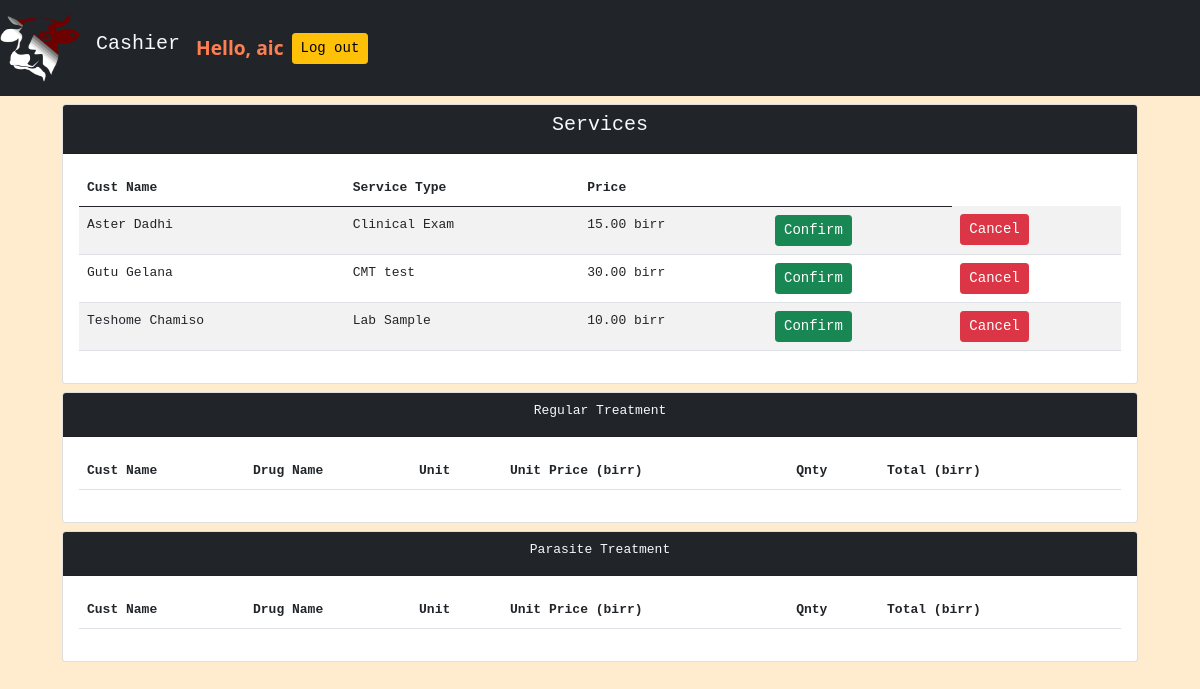
/cashier/ (signed in), run on the app's committed database.
### clinicalservices/models.py (models this page shows, shortened)
class ClinicalService(models.Model):
    id = models.AutoField(primary_key=True)
    case_number = models.ForeignKey(
        Customer, verbose_name="Case Number", on_delete=models.CASCADE)
    service_date = models.DateField(
        "Service Date", auto_now_add=True)
    service_type = models.ForeignKey(Service,on_delete=models.PROTECT)
    case_holder = models.ForeignKey(User,on_delete=models.PROTECT,null=True)
    paid = models.BooleanField(null=False,default=False)

class Service(models.Model):
    service_type = models.CharField(max_length=100)
    price = models.DecimalField(
        max_digits=6, decimal_places=2, default=000000.0000)

### registernewuser/models.py (models this page shows, shortened)
class Customer(models.Model):
    customer_name = models.CharField(max_length=100)
    sub_kebele = models.CharField(max_length=100)
    kebele = models.ForeignKey(Kebele, on_delete=models.CASCADE)
    case_number = models.AutoField(primary_key=True, null=False)
    species = models.ForeignKey(Species, on_delete=models.CASCADE)
    breed = models.ForeignKey(Breed, on_delete=models.CASCADE)
    number_of_animals = models.PositiveIntegerField()
    sex = models.CharField(max_length=10, choices=SEX_CHOICES)
    service_date = models.DateField(auto_now=False, auto_now_add=True)
    mobile_number = models.PositiveIntegerField()

### cashier/views.py (the view)
# urls.py: path('',Index.as_view(),name="index"),
class Index(LoginRequiredMixin,View):
    login_url =  "/"
    templateURL = 'cashier/cashier.html'
    def get(self,request):
        clinical_services = ClinicalService.objects.filter(paid=False)
        prescription = Prescription.objects.filter(paid = False)
        parasite_prescription = ParasitePrescription.objects.filter(paid = False)
        print(f"Count: {prescription.count()}")
        context={"services":clinical_services,
                "parasite_prescriptions":parasite_prescription,
                "prescriptions":prescription
                }
        return render(request,template_name=self.templateURL,context=context)

### cashier/templates/cashier/cashier.html (shortened to what this page needs)
<!DOCTYPE html>
<html lang="en">
  <head>
    {%load static %} {% block imports%} {%endblock imports%}
    <link
      rel="stylesheet"
      type="text/css"
      href="{% static 'registernewuser/css/custom_style.css'%}"
    />
    <link
      rel="stylesheet"
      type="text/css"
      href="{% static 'home/style.css'%}"
    />
    <link
      rel="stylesheet"
      href="{% static 'registernewuser/bootstrap-5.0.0/css/bootstrap.css'%}"
    />
  </head>
  <body id="body">
	  <nav class="navbar navbar-expand-lg navbar-dark bg-dark">
		<img src="{% static 'home/cattle_logo_2.png' %}" width="80" height="80" class="d-inline-block align-top navbar-brand" alt="">
    	<h1 class="navbar-brand text-light">Cashier</h1>
		<span id="username" class="m2">Hello, {{request.user}}</span>
		<span id="logout">
		  <a href="{% url 'home:logout' %}">
			<button class="btn btn-sm btn-warning m-2">Log out</button>
		  </a>
		</span>
	  </nav>
    <div class="container">
      <div class="row m-2">
		<div class="col">
			<div class="card">
				<div class="card-header bg-dark">
					<div class="card-title text-light"><h5>Services</h5></div>
				</div>
				<div class="card-body">
					<table class="table table-striped">
						<thead>
							<tr>
							  <th scope="col">Cust Name</th>
							  <th scope="col">Service Type</th>
							  <th scope="col">Price</th>
							  <th></th>
							</tr>
						</thead>
					{% for service in services %}
								<tr>
									<td>
										{{service.case_number.customer_name}}
									</td>
									<td>
										{{service.service_type.service_type}}
									</td>
									<td>
										{{service.service_type.price}} birr
									</td>
									<td>
										<input class="btn btn-sm btn-success" type="submit" value="Confirm">
									</td>
									<td>
										<input class="btn btn-sm btn-danger service-btn" type="button" value="Cancel" id="service_{{service.id}}">
									</td>
								</tr>
					{% endfor %}
					</table>
				</div>
			</div>
		</div>
		</div>
		<div class="row m-2">
			<div class="col">
				<div class="card">
					<div class="card-header bg-dark">
						<div class="card-title text-light">Regular Treatment</div>
					</div>
					<div class="card-body">
						<table class="table table-striped">
							<thead>
								<tr>
								  <th scope="col">Cust Name</th>
								  <th scope="col">Drug Name</th>
								  <th scope="col">Unit</th>
								  <th scope="col">Unit Price (birr)</th>
								  <th scope="col">Qnty</th>
								  <th scope="col">Total (birr)</th>
								  <th></th>
								</tr>
								</thead>
						</table>
					</div>
				</div>
			</div>
		</div>
		<div class="row m-2">
			<div class="col">
				<div class="card">
					<div class="card-header bg-dark">
						<div class="card-title text-light">Parasite Treatment</div>
					</div>
					<div class="card-body">
						<table class="table table-striped">
							<thead>
								<tr>
								  <th scope="col">Cust Name</th>
								  <th scope="col">Drug Name</th>
								  <th scope="col">Unit</th>
								  <th scope="col">Unit Price (birr)</th>
								  <th scope="col">Qnty</th>
								  <th scope="col">Total (birr)</th>
								  <th></th>
								</tr>
							</thead>
						</table>
					</div>
				</div>
			</div>
		</div>
    </div>
  </body>
</html>

### registernewuser/static/registernewuser/css/custom_style.css (style rules this page uses)
#body { background-color: blanchedalmond; }

### home/static/home/style.css (style rules this page uses)
#body { font-family: monospace; font-size: medium; }
.card-header { font-family: monospace; text-align: center; }

### cashier/templates/cashier/cashier.html (style rules this page uses)
#body { font-family: monospace; font-size:medium; }
.navbar-brand { font-family: monospace; }
#username { color:coral; font-size: larger; font-family: Open Sans; font-weight: bold; }

### data on the page
ClinicalService: case_number.customer_name "Aster Dadhi", service_type.service_type "Clinical Exam", service_type.price "15.00"
ClinicalService: case_number.customer_name "Gutu Gelana", service_type.service_type "CMT test", service_type.price "30.00"
ClinicalService: case_number.customer_name "Teshome Chamiso", service_type.service_type "Lab Sample", service_type.price "10.00"

### other printed values
{{ request.user }} "aic"
